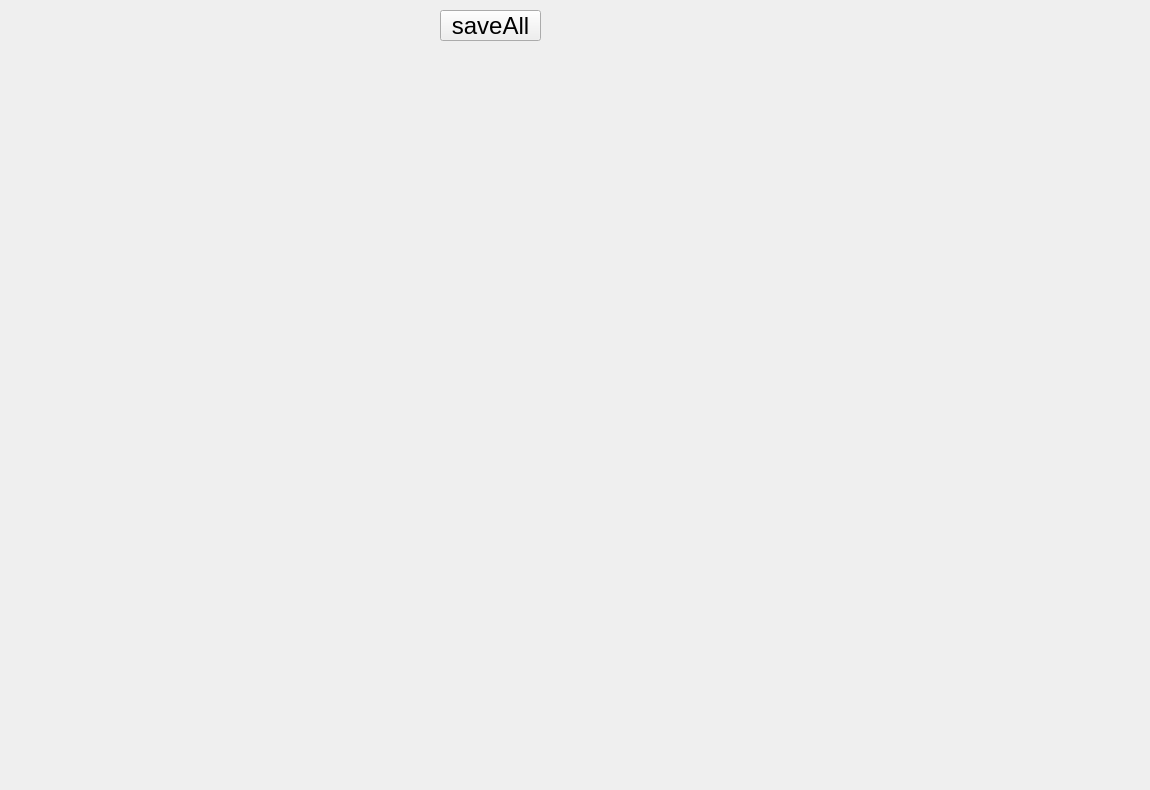
    <widget class="QWidget" name="bitplane">
     <attribute name="title">
      <string>位平面</string>
     </attribute>
     <widget class="QWidget" name="layoutWidget_2">
      <property name="geometry">
       <rect>
        <x>20</x>
        <y>60</y>
        <width>1121</width>
        <height>721</height>
       </rect>
      </property>
      <layout class="QVBoxLayout" name="verticalLayout">
       <item>
        <layout class="QHBoxLayout" name="horizontalLayout_3">
         <item>
          <widget class="QLabel" name="bit1">
           <property name="text">
            <string/>
           </property>
          </widget>
         </item>
         <item>
          <widget class="QLabel" name="bit2">
           <property name="text">
            <string/>
           </property>
          </widget>
         </item>
         <item>
          <widget class="QLabel" name="bit3">
           <property name="text">
            <string/>
           </property>
          </widget>
         </item>
         <item>
          <widget class="QLabel" name="bit4">
           <property name="text">
            <string/>
           </property>
          </widget>
         </item>
        </layout>
       </item>
       <item>
        <layout class="QHBoxLayout" name="horizontalLayout_4">
         <item>
          <widget class="QLabel" name="bit5">
           <property name="text">
            <string/>
           </property>
          </widget>
         </item>
         <item>
          <widget class="QLabel" name="bit6">
           <property name="text">
            <string/>
           </property>
          </widget>
         </item>
         <item>
          <widget class="QLabel" name="bit7">
           <property name="text">
            <string/>
           </property>
          </widget>
         </item>
         <item>
          <widget class="QLabel" name="bit8">
           <property name="text">
            <string/>
           </property>
          </widget>
         </item>
        </layout>
       </item>
      </layout>
     </widget>
     <widget class="QPushButton" name="bitplane_save">
      <property name="geometry">
       <rect>
        <x>440</x>
        <y>10</y>
        <width>101</width>
        <height>31</height>
       </rect>
      </property>
      <property name="font">
       <font>
        <pointsize>18</pointsize>
       </font>
      </property>
      <property name="statusTip">
       <string extracomment="Save all images."/>
      </property>
      <property name="text">
       <string>saveAll</string>
      </property>
     </widget>
    </widget>
